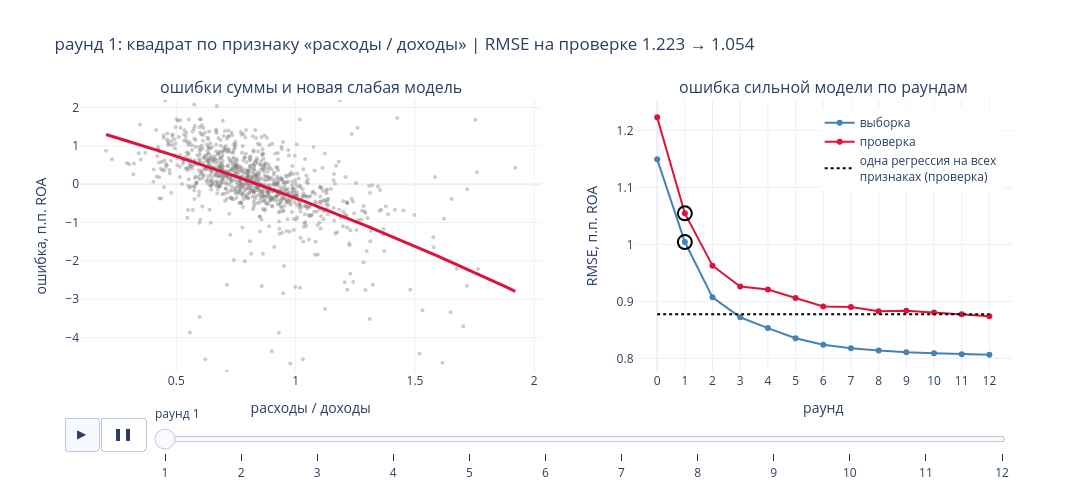

Notebook code cell kept with this figure:
### Code cell
show_chain(history, chain)

### Figure 1 — Plotly figure (JSON) as saved in the notebook; plotly's stock layout.template omitted (floating-point values rounded to 4 significant figures; data arrays with more than 128 entries replaced by an {"elided": "..."} marker saying what was removed)
{"data": [{"marker": {"color": "gray", "opacity": 0.4, "size": 4}, "mode": "markers", "showlegend": false, "type": "scatter", "x": {"elided": "1000 float values"}, "xaxis": "x", "y": {"elided": "1000 float values"}, "yaxis": "y"}, {"line": {"color": "crimson", "width": 3}, "mode": "lines", "showlegend": false, "type": "scatter", "x": [0.2058, 0.2231, 0.2404, 0.2577, 0.275, 0.2924, 0.3097, 0.327, 0.3443, 0.3616, 0.3789, 0.3963, 0.4136, 0.4309, 0.4482, 0.4655, 0.4829, 0.5002, 0.5175, 0.5348, 0.5521, 0.5694, 0.5868, 0.6041, 0.6214, 0.6387, 0.656, 0.6734, 0.6907, 0.708, 0.7253, 0.7426, 0.7599, 0.7773, 0.7946, 0.8119, 0.8292, 0.8465, 0.8639, 0.8812, 0.8985, 0.9158, 0.9331, 0.9504, 0.9678, 0.9851, 1.002, 1.02, 1.037, 1.054, 1.072, 1.089, 1.106, 1.124, 1.141, 1.158, 1.176, 1.193, 1.21, 1.228, 1.245, 1.262, 1.279, 1.297, 1.314, 1.331, 1.349, 1.366, 1.383, 1.401, 1.418, 1.435, 1.453, 1.47, 1.487, 1.505, 1.522, 1.539, 1.557, 1.574, 1.591, 1.609, 1.626, 1.643, 1.66, 1.678, 1.695, 1.712, 1.73, 1.747, 1.764, 1.782, 1.799, 1.816, 1.834, 1.851, 1.868, 1.886, 1.903, 1.92], "xaxis": "x", "y": [1.297, 1.265, 1.233, 1.2, 1.168, 1.135, 1.102, 1.069, 1.036, 1.003, 0.9692, 0.9355, 0.9015, 0.8673, 0.8329, 0.7984, 0.7636, 0.7286, 0.6935, 0.6582, 0.6226, 0.5869, 0.551, 0.5149, 0.4786, 0.4421, 0.4054, 0.3685, 0.3314, 0.2942, 0.2567, 0.2191, 0.1812, 0.1432, 0.105, 0.06653, 0.02791, -0.0109, -0.0499, -0.0891, -0.1285, -0.1681, -0.2078, -0.2478, -0.288, -0.3283, -0.3689, -0.4096, -0.4505, -0.4917, -0.533, -0.5745, -0.6162, -0.6581, -0.7002, -0.7425, -0.785, -0.8276, -0.8705, -0.9136, -0.9568, -1.0, -1.044, -1.088, -1.132, -1.176, -1.22, -1.265, -1.31, -1.355, -1.4, -1.445, -1.491, -1.537, -1.583, -1.629, -1.675, -1.722, -1.768, -1.815, -1.862, -1.91, -1.957, -2.005, -2.053, -2.101, -2.149, -2.197, -2.246, -2.295, -2.344, -2.393, -2.443, -2.492, -2.542, -2.592, -2.642, -2.693, -2.743, -2.794], "yaxis": "y"}, {"line": {"color": "steelblue"}, "mode": "lines+markers", "name": "выборка", "type": "scatter", "x": [0, 1, 2, 3, 4, 5, 6, 7, 8, 9, 10, 11, 12], "xaxis": "x2", "y": [1.15, 1.004, 0.9071, 0.8723, 0.8532, 0.8354, 0.8239, 0.8177, 0.8141, 0.8109, 0.8091, 0.8075, 0.8066], "yaxis": "y2"}, {"line": {"color": "crimson"}, "mode": "lines+markers", "name": "проверка", "type": "scatter", "x": [0, 1, 2, 3, 4, 5, 6, 7, 8, 9, 10, 11, 12], "xaxis": "x2", "y": [1.223, 1.054, 0.9627, 0.926, 0.9209, 0.9058, 0.8912, 0.89, 0.8827, 0.8836, 0.8807, 0.8776, 0.8742], "yaxis": "y2"}, {"line": {"color": "black", "dash": "dot"}, "mode": "lines", "name": "одна регрессия на всех<br>признаках (проверка)", "type": "scatter", "x": [0, 12], "xaxis": "x2", "y": [0.8773, 0.8773], "yaxis": "y2"}, {"marker": {"color": "black", "line": {"width": 2}, "size": 14, "symbol": "circle-open"}, "mode": "markers", "showlegend": false, "type": "scatter", "x": [1, 1], "xaxis": "x2", "y": [1.004, 1.054], "yaxis": "y2"}], "layout": {"annotations": [{"font": {"size": 16}, "showarrow": false, "text": "ошибки суммы и новая слабая модель", "x": 0.2475, "xanchor": "center", "xref": "paper", "y": 1, "yanchor": "bottom", "yref": "paper"}, {"font": {"size": 16}, "showarrow": false, "text": "ошибка сильной модели по раундам", "x": 0.7975, "xanchor": "center", "xref": "paper", "y": 1, "yanchor": "bottom", "yref": "paper"}], "height": 500, "legend": {"x": 0.99, "xanchor": "right", "y": 0.97, "yanchor": "top"}, "sliders": [{"active": 0, "currentvalue": {"prefix": "раунд "}, "len": 0.92, "pad": {"b": 10, "t": 30}, "steps": [{"args": [["1"], {"frame": {"duration": 0, "redraw": true}, "mode": "immediate", "transition": {"duration": 0}}], "label": "1", "method": "animate"}, {"args": [["2"], {"frame": {"duration": 0, "redraw": true}, "mode": "immediate", "transition": {"duration": 0}}], "label": "2", "method": "animate"}, {"args": [["3"], {"frame": {"duration": 0, "redraw": true}, "mode": "immediate", "transition": {"duration": 0}}], "label": "3", "method": "animate"}, {"args": [["4"], {"frame": {"duration": 0, "redraw": true}, "mode": "immediate", "transition": {"duration": 0}}], "label": "4", "method": "animate"}, {"args": [["5"], {"frame": {"duration": 0, "redraw": true}, "mode": "immediate", "transition": {"duration": 0}}], "label": "5", "method": "animate"}, {"args": [["6"], {"frame": {"duration": 0, "redraw": true}, "mode": "immediate", "transition": {"duration": 0}}], "label": "6", "method": "animate"}, {"args": [["7"], {"frame": {"duration": 0, "redraw": true}, "mode": "immediate", "transition": {"duration": 0}}], "label": "7", "method": "animate"}, {"args": [["8"], {"frame": {"duration": 0, "redraw": true}, "mode": "immediate", "transition": {"duration": 0}}], "label": "8", "method": "animate"}, {"args": [["9"], {"frame": {"duration": 0, "redraw": true}, "mode": "immediate", "transition": {"duration": 0}}], "label": "9", "method": "animate"}, {"args": [["10"], {"frame": {"duration": 0, "redraw": true}, "mode": "immediate", "transition": {"duration": 0}}], "label": "10", "method": "animate"}, {"args": [["11"], {"frame": {"duration": 0, "redraw": true}, "mode": "immediate", "transition": {"duration": 0}}], "label": "11", "method": "animate"}, {"args": [["12"], {"frame": {"duration": 0, "redraw": true}, "mode": "immediate", "transition": {"duration": 0}}], "label": "12", "method": "animate"}], "x": 0.08, "y": 0, "yanchor": "top"}], "title": {"text": "раунд 1: квадрат по признаку «расходы / доходы» | RMSE на проверке 1.223 → 1.054"}, "updatemenus": [{"buttons": [{"args": [null, {"frame": {"duration": 900, "redraw": true}, "fromcurrent": true, "transition": {"duration": 0}}], "label": "▶", "method": "animate"}, {"args": [[null], {"frame": {"duration": 0, "redraw": false}, "mode": "immediate"}], "label": "❚❚", "method": "animate"}], "direction": "left", "pad": {"r": 10, "t": 45}, "type": "buttons", "x": 0.08, "xanchor": "right", "y": 0, "yanchor": "top"}], "width": 1150, "xaxis": {"anchor": "y", "domain": [0, 0.495], "title": {"text": "расходы / доходы"}}, "xaxis2": {"anchor": "y2", "domain": [0.595, 1], "dtick": 1, "title": {"text": "раунд"}}, "yaxis": {"anchor": "x", "domain": [0, 1], "range": [-4.901, 2.197], "title": {"text": "ошибка, п.п. ROA"}}, "yaxis2": {"anchor": "x2", "domain": [0, 1], "title": {"text": "RMSE, п.п. ROA"}}}}
